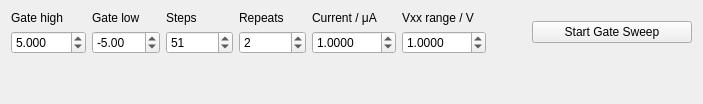
          <widget class="QWidget" name="DeltaDCGateSweepTab">
           <attribute name="title">
            <string>Delta DC 4p gate sweep</string>
           </attribute>
           <layout class="QVBoxLayout" name="verticalLayout_23">
            <item>
             <layout class="QHBoxLayout" name="delta_cc_gs_horizontalLayout">
              <item>
               <layout class="QVBoxLayout" name="delta_cc_gs_verticalLayout_gate_high">
                <item>
                 <widget class="QLabel" name="delta_gate_high_label">
                  <property name="text">
                   <string>Gate high</string>
                  </property>
                 </widget>
                </item>
                <item>
                 <widget class="QDoubleSpinBox" name="delta_cc_dc_gate_sweep_v_high">
                  <property name="maximumSize">
                   <size>
                    <width>142</width>
                    <height>16777215</height>
                   </size>
                  </property>
                  <property name="decimals">
                   <number>3</number>
                  </property>
                  <property name="minimum">
                   <double>-100.000000000000000</double>
                  </property>
                  <property name="maximum">
                   <double>100.000000000000000</double>
                  </property>
                  <property name="singleStep">
                   <double>1.000000000000000</double>
                  </property>
                  <property name="value">
                   <double>5.000000000000000</double>
                  </property>
                 </widget>
                </item>
               </layout>
              </item>
              <item>
               <layout class="QVBoxLayout" name="delta_cc_gs_verticalLayout_gate_low">
                <item>
                 <widget class="QLabel" name="delta_cc_gs_label_gate_low">
                  <property name="text">
                   <string>Gate low</string>
                  </property>
                 </widget>
                </item>
                <item>
                 <widget class="QDoubleSpinBox" name="delta_cc_dc_gate_sweep_v_low">
                  <property name="maximumSize">
                   <size>
                    <width>142</width>
                    <height>16777215</height>
                   </size>
                  </property>
                  <property name="decimals">
                   <number>2</number>
                  </property>
                  <property name="minimum">
                   <double>-100.000000000000000</double>
                  </property>
                  <property name="maximum">
                   <double>100.000000000000000</double>
                  </property>
                  <property name="singleStep">
                   <double>1.000000000000000</double>
                  </property>
                  <property name="value">
                   <double>-5.000000000000000</double>
                  </property>
                 </widget>
                </item>
               </layout>
              </item>
              <item>
               <layout class="QVBoxLayout" name="delta_cc_gs_verticalLayout_steps">
                <item>
                 <widget class="QLabel" name="delta_cc_gs_label_steps">
                  <property name="text">
                   <string>Steps</string>
                  </property>
                 </widget>
                </item>
                <item>
                 <widget class="QDoubleSpinBox" name="delta_cc_dc_gate_sweep_steps">
                  <property name="maximumSize">
                   <size>
                    <width>142</width>
                    <height>16777215</height>
                   </size>
                  </property>
                  <property name="decimals">
                   <number>0</number>
                  </property>
                  <property name="minimum">
                   <double>11.000000000000000</double>
                  </property>
                  <property name="maximum">
                   <double>100000.000000000000000</double>
                  </property>
                  <property name="singleStep">
                   <double>10.000000000000000</double>
                  </property>
                  <property name="value">
                   <double>51.000000000000000</double>
                  </property>
                 </widget>
                </item>
               </layout>
              </item>
              <item>
               <layout class="QVBoxLayout" name="delta_cc_gs_verticalLayout_repeats">
                <item>
                 <widget class="QLabel" name="delta_cc_gs_label_repeats">
                  <property name="text">
                   <string>Repeats</string>
                  </property>
                 </widget>
                </item>
                <item>
                 <widget class="QDoubleSpinBox" name="delta_cc_dc_gate_sweep_repeats">
                  <property name="maximumSize">
                   <size>
                    <width>142</width>
                    <height>16777215</height>
                   </size>
                  </property>
                  <property name="decimals">
                   <number>0</number>
                  </property>
                  <property name="minimum">
                   <double>1.000000000000000</double>
                  </property>
                  <property name="maximum">
                   <double>100000.000000000000000</double>
                  </property>
                  <property name="singleStep">
                   <double>1.000000000000000</double>
                  </property>
                  <property name="value">
                   <double>2.000000000000000</double>
                  </property>
                 </widget>
                </item>
               </layout>
              </item>
              <item>
               <layout class="QVBoxLayout" name="delta_cc_gs_verticalLayout_current">
                <item>
                 <widget class="QLabel" name="delta_dc_gate_sweep_current_label">
                  <property name="text">
                   <string>Current / μA</string>
                  </property>
                 </widget>
                </item>
                <item>
                 <widget class="QDoubleSpinBox" name="delta_cc_dc_gate_sweep_current">
                  <property name="maximumSize">
                   <size>
                    <width>142</width>
                    <height>16777215</height>
                   </size>
                  </property>
                  <property name="decimals">
                   <number>4</number>
                  </property>
                  <property name="minimum">
                   <double>0.000100000000000</double>
                  </property>
                  <property name="maximum">
                   <double>5000.000000000000000</double>
                  </property>
                  <property name="singleStep">
                   <double>0.100000000000000</double>
                  </property>
                  <property name="value">
                   <double>1.000000000000000</double>
                  </property>
                 </widget>
                </item>
               </layout>
              </item>
              <item>
               <layout class="QVBoxLayout" name="delta_cc_gs_verticalLayout_vxx_range">
                <item>
                 <widget class="QLabel" name="delta_dc_gate_sweep_labe_2">
                  <property name="text">
                   <string>Vxx range / V</string>
                  </property>
                 </widget>
                </item>
                <item>
                 <widget class="QDoubleSpinBox" name="delta_cc_dc_vxx_range">
                  <property name="maximumSize">
                   <size>
                    <width>142</width>
                    <height>16777215</height>
                   </size>
                  </property>
                  <property name="decimals">
                   <number>4</number>
                  </property>
                  <property name="minimum">
                   <double>0.000100000000000</double>
                  </property>
                  <property name="maximum">
                   <double>5000.000000000000000</double>
                  </property>
                  <property name="singleStep">
                   <double>0.100000000000000</double>
                  </property>
                  <property name="value">
                   <double>1.000000000000000</double>
                  </property>
                 </widget>
                </item>
               </layout>
              </item>
              <item>
               <spacer name="horizontalSpacer_4">
                <property name="orientation">
                 <enum>Qt::Horizontal</enum>
                </property>
                <property name="sizeHint" stdset="0">
                 <size>
                  <width>40</width>
                  <height>20</height>
                 </size>
                </property>
               </spacer>
              </item>
              <item>
               <widget class="QPushButton" name="start_4p_delta_dc_gate_sweep_button">
                <property name="minimumSize">
                 <size>
                  <width>160</width>
                  <height>0</height>
                 </size>
                </property>
                <property name="maximumSize">
                 <size>
                  <width>300</width>
                  <height>16777215</height>
                 </size>
                </property>
                <property name="text">
                 <string>Start Gate Sweep</string>
                </property>
               </widget>
              </item>
             </layout>
            </item>
            <item>
             <spacer name="verticalSpacer_3">
              <property name="orientation">
               <enum>Qt::Vertical</enum>
              </property>
              <property name="sizeHint" stdset="0">
               <size>
                <width>20</width>
                <height>39</height>
               </size>
              </property>
             </spacer>
            </item>
           </layout>
          </widget>
